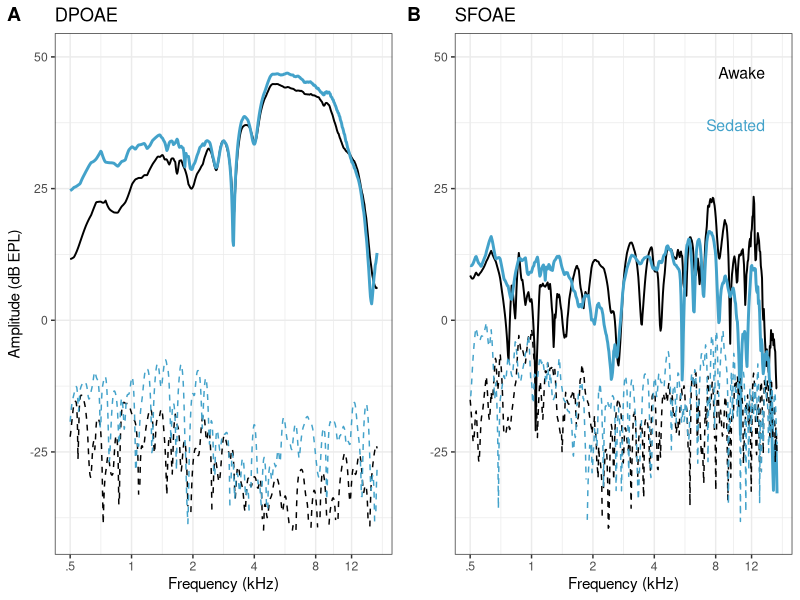
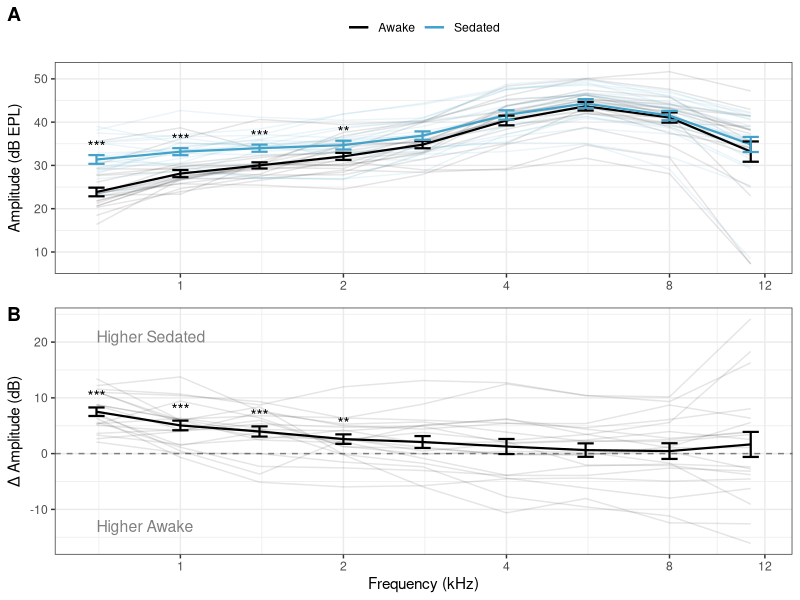
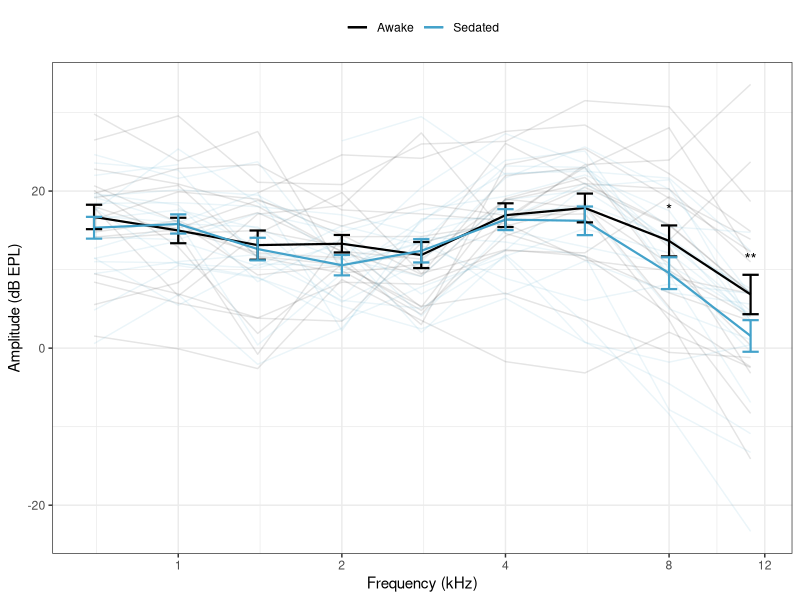
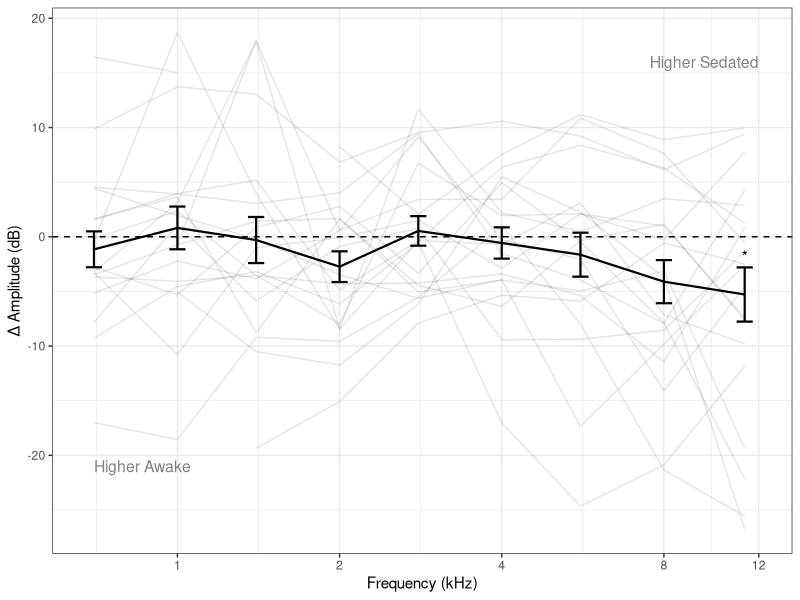
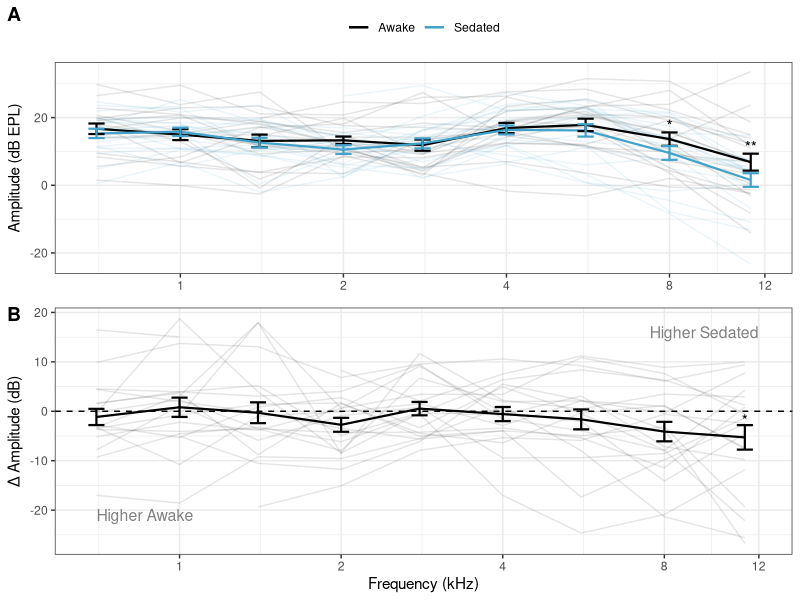
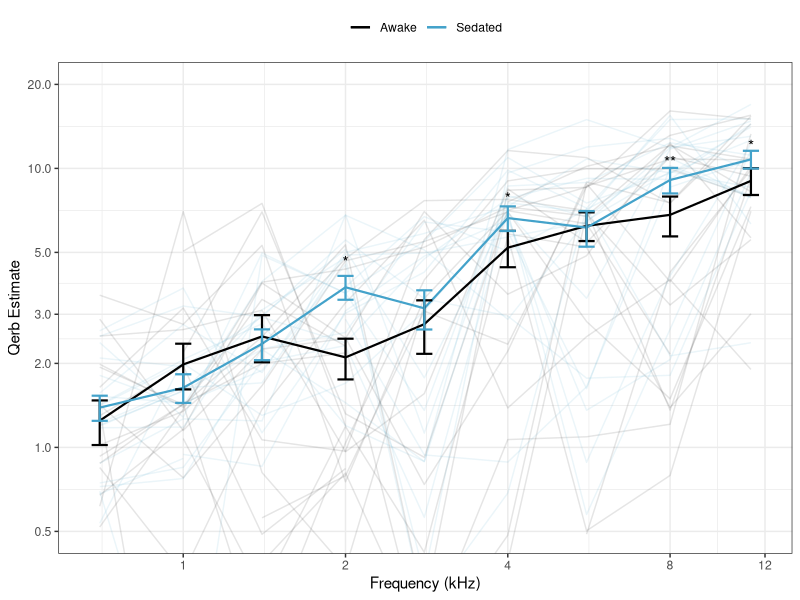
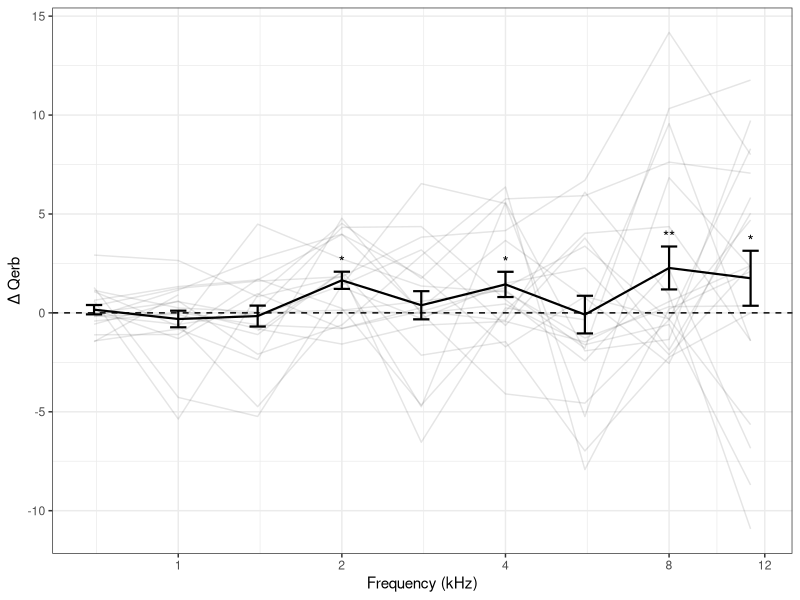
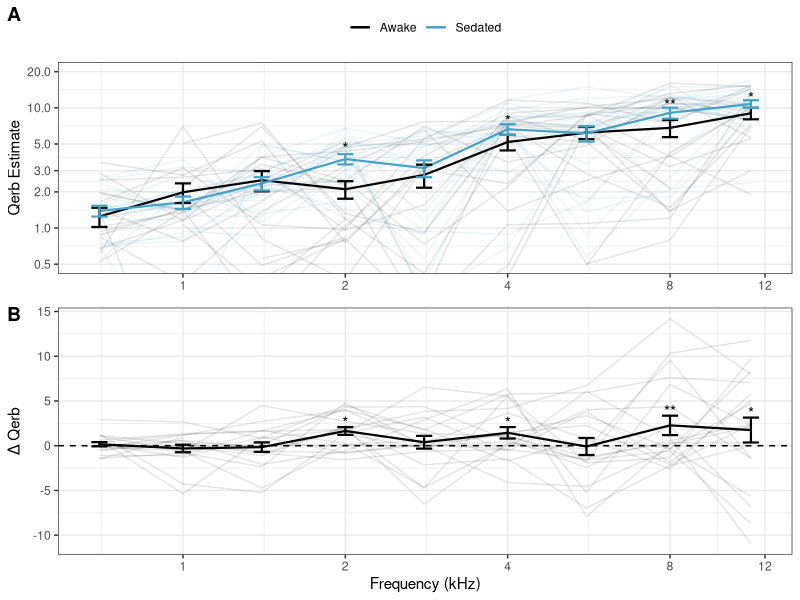

Write the R code that produced these figures, in order.
# Code for Statistical analysis and Plots from 
# Hauser et al., 2025

# Load Packages -----------------------------------------------------------
library(tidyverse)
library(ggplot2)
library(lme4)
library(car)
library(emmeans)
library(ggpubr)

# Load Data ---------------------------------------------------------------
sfoae <- read_csv("sfoae_data.csv")
dpoae <- read_csv("dpoae_data.csv")

oae <- inner_join(sfoae, dpoae, by = c("Subject", "Sedated", "freq", "Sex"))

oneChin <- read_csv("./singleChin.csv")

# Set up data structure ---------------------------------------------------

oae$freqFactor <- as.ordered(as.factor(oae$freq))
oae$Sedated <- as.factor(oae$Sedated)
oae <- rename(oae, amp_sf = amp.x, amp_dp = amp.y)
oae$Sex <- as.factor(oae$Sex)
oae$Subject <- as.factor(oae$Subject)

# Stats -------------------------------------------------------------------

mod_dp <- lmer(amp_dp ~ freqFactor * Sedated + (1|Subject), data = oae)
mod_sf <- lmer(amp_sf ~ freqFactor * Sedated + (1|Subject), data = oae)
mod_qerb <- lmer(qerb ~ freqFactor * Sedated + (1|Subject), data = oae)

Anova(mod_dp, test.statistic = 'F')
Anova(mod_sf, test.statistic = 'F')
Anova(mod_qerb, test.statistic = 'F')

em_dp <- emmeans(mod_dp, ~  Sedated | freqFactor)
stats_dp <- as.data.frame(pairs(em_dp))

em_sf <- emmeans(mod_sf, ~  Sedated | freqFactor)
stats_sf <- as.data.frame(pairs(em_sf))

em_qerb <- emmeans(mod_qerb, ~  Sedated | freqFactor)
stats_q <- as.data.frame(pairs(em_qerb))

# Figure 1: Single Chin ---------------------------------------------------

lw <- 1
col_sed <- '#43a2ca'
lt <- 'dashed'

## Make Fig. 1A
oneChinDP <- 
  ggplot(data = oneChin) + 
  geom_line(aes(x = freq, y = A_dpOAE), linewidth = lw/1.5) + 
  geom_line(aes(x = freq, y = S_dpOAE), linewidth = lw, color = col_sed) + 
  geom_line(aes(x = freq, y = A_dpNF), linewidth = lw/2, linetype = lt) + 
  geom_line(aes(x = freq, y = S_dpNF), linewidth = lw/2, color = col_sed, linetype = lt) +
  xlab("Frequency (kHz)") + 
  ylab("Amplitude (dB EPL)") +
  ylim(-40, 50) +
  ggtitle("DPOAE") +
  scale_x_continuous(trans = 'log10', 
                     breaks = c( .5, 1, 2, 4, 8, 12),  
                     labels = c(".5", "1", "2", "4", "8", "12")) +  
  theme_bw() + 
  theme(text = element_text(size = 11, family = "sans"), 
        legend.position = "top", legend.title = element_blank()) 

## Make Fig 1B
oneChinSF <- 
  ggplot(data = oneChin) + 
  geom_line(aes(x = freq, y = A_sfOAE), linewidth = lw/1.5) + 
  geom_line(aes(x = freq, y = S_sfOAE), linewidth = lw, color = col_sed) + 
  geom_line(aes(x = freq, y = A_sfNF), linewidth = lw/2, linetype = lt) + 
  geom_line(aes(x = freq, y = S_sfNF), linewidth = lw/2, color = col_sed, linetype = lt) +
  xlab("Frequency (kHz)") + 
  ylab("Amplitude (dB EPL)") +
  ylim(-40, 50) +
  ggtitle("SFOAE") +
  scale_x_continuous(trans = 'log10', 
                     breaks = c( .5, 1, 2, 4, 8, 12),  
                     labels = c(".5", "1", "2", "4", "8", "12")) +  
  annotate("text", x = 14, y = 47, label = "Awake", size = 4, hjust = "right", 
           color = "#000000", family = "sans") +   
  annotate("text", x = 14, y = 37, label = "Sedated", size = 4, hjust = "right", 
           color = col_sed, family = "sans") + 
  theme_bw() + 
  theme(text = element_text(size = 11,  family = "sans"), 
        legend.position = "top") 

ggarrange(oneChinDP , oneChinSF+ rremove("ylab"), 
          labels = c("A", "B"),
          ncol = 2, nrow = 1, 
          align = 'v', 
          common.legend = TRUE )

## Print Figure
ggsave("./figs/fig1.tiff",
       plot = last_plot(),
       width = 170,
       height = 60,
       units = "mm",
       dpi = 600)

# Figure 2: DPOAE Awake vs Sedated -------------------------------------------------

## Get averaged response
dpoae_sum <- oae %>% group_by(Sedated, freq) %>% 
  summarise(avg = mean(amp_dp, na.rm=T), 
            std = sd(amp_dp, na.rm=T), 
            n = n(), 
            sem = std/sqrt(n))

## Get stars for p-values
p_values <- stats_dp %>% 
  mutate(
    significance = case_when(
      p.value < 0.001 ~ "***",
      p.value < 0.01 ~ "**",
      p.value < 0.05 ~ "*",
      TRUE ~ "" # not significant
    )
  )

## Plot Fig. 2A
Fig2a_DP <- 
  ggplot(
    data = oae) +
  geom_line(size = .5, alpha = .1, 
            aes(x = freq, y=amp_dp, color = Sedated,
                group = interaction(Subject, Sedated) )) +
  xlab("Frequency (kHz)") + 
  ylab("Amplitude (dB EPL)") +
  geom_line(size = .75, data = dpoae_sum, aes(x = freq, y = avg, color = Sedated)) +
  geom_errorbar(data = dpoae_sum, 
                aes(x = freq, ymax=avg+sem, ymin=avg-sem, color = Sedated), 
                width = .03, size = .75 )+
  scale_x_continuous(trans = 'log10', 
                     breaks = c( .5, 1, 2, 4, 8, 12),  
                     labels = c(".5", "1", "2", "4", "8", "12")) +  
  scale_color_manual(values = c("Awake" = "black", "Sedated" = col_sed),
                     labels = c("Awake", "Sedated"), 
                     "Status") + 
  theme_bw() + 
  theme(text = element_text(size = 11, family = "sans"), 
        legend.position = "top", legend.title = element_blank()) +
  geom_text(data = (dpoae_sum %>% filter(Sedated == "Sedated")), 
            aes(x = freq, y = avg + sem + 2,
                label = p_values$significance), 
            size = 4) 

## Now look at difference data for Fig 2B
dpoae_diff <- oae %>% 
  group_by(Subject, freq) %>% 
  summarize(Difference = amp_dp[Sedated == "Sedated"] - amp_dp[Sedated == "Awake"])

dpoae_diff_sum <- dpoae_diff %>% group_by(freq) %>% 
  summarise(avg = mean(Difference, na.rm=T), 
            std = sd(Difference, na.rm=T), 
            n = n(), 
            sem = std/sqrt(n))

## Get stars 
p_values <- dpoae_diff %>%
  group_by(freq) %>%
  summarize(p_value = t.test(x = Difference)$p.value) %>%
  mutate(
    significance = case_when(
      p_value < 0.001 ~ "***",
      p_value < 0.01 ~ "**",
      p_value < 0.05 ~ "*",
      TRUE ~ "" # not significant
    )
  )

## Add p-values to the summary data table. 
dpoae_diff_sum <- 
  left_join(dpoae_diff_sum, p_values, by = join_by(freq))

Fig2b_DP <- 
  ggplot(
    data = dpoae_diff) +
  geom_hline(yintercept = 0, linetype = 'dashed', color = "#808080")+
  geom_line(size = .5, alpha = .1, 
            aes(x = freq, y=Difference,
                group = Subject )) +
  xlab("Frequency (kHz)") + 
  ylab("\u0394 Amplitude (dB)") +
  geom_line(size = .75, data = dpoae_diff_sum, aes(x = freq, y = avg)) +
  geom_errorbar(data = dpoae_diff_sum, 
                aes(x = freq, ymax=avg+sem, ymin=avg-sem), 
                width = .03, size = .75 )+
  scale_x_continuous(trans = 'log10', 
                     breaks = c( .5, 1, 2, 4, 8, 12),  
                     labels = c(".5", "1", "2", "4", "8", "12")) +  
  annotate("text", x = .7, y = 21, label = "Higher Sedated", size = 4, hjust = "left", 
           color = "#808080", family = "sans") + 
  annotate("text", x = .7, y = -13, label = "Higher Awake", size = 4, hjust = "left", 
           color = "#808080", family = "sans") + 
  geom_text(data = dpoae_diff_sum , 
            aes(x = freq, y = avg + sem + 2,
                label = significance), 
            size = 4) + 
  theme_bw() + 
  theme(text = element_text(size = 11, family = "sans"), 
        legend.position = "top", legend.title = element_blank()) 

## Combine Figures
ggarrange(Fig2a_DP + rremove("xlab"), Fig2b_DP, 
          labels = c("A", "B"),
          ncol = 1, nrow = 2, 
          align = 'v', 
          font.label = list(family = "sans"))

## Save Figure
ggsave("./figs/fig2.tiff",
       plot = last_plot(),
       width = 84,
       height = 100,
       units = "mm",
       dpi = 600)

# Figure 3: SFOAE Awake vs Sedated --------------------------------------------------------

# Get averaged response
sfoae_sum <- oae %>% group_by(Sedated, freq) %>% 
  summarise(avg = mean(amp_sf, na.rm=T), 
            std = sd(amp_sf, na.rm=T), 
            n = n(), 
            sem = std/sqrt(n))

# Calculate p-values for each frequency (example using t-test)
p_values <- stats_sf %>% 
  mutate(
    significance = case_when(
      p.value < 0.001 ~ "***",
      p.value < 0.01 ~ "**",
      p.value < 0.05 ~ "*",
      TRUE ~ "" # not significant
    )
  )


Fig2a_SF <- 
  ggplot(
    data = oae) +
  geom_line(size = .5, alpha = .1, 
            aes(x = freq, y=amp_sf, color = Sedated,
                group = interaction(Subject, Sedated) )) +
  xlab("Frequency (kHz)") + 
  ylab("Amplitude (dB EPL)") +
  geom_line(size = .75, data = sfoae_sum, aes(x = freq, y = avg, color = Sedated)) +
  geom_errorbar(data = sfoae_sum, 
                aes(x = freq, ymax=avg+sem, ymin=avg-sem, color = Sedated), 
                width = .03, size = .75 )+
  scale_x_continuous(trans = 'log10', 
                     breaks = c( .5, 1, 2, 4, 8, 12),  
                     labels = c(".5", "1", "2", "4", "8", "12")) +  
  scale_color_manual(values = c("Awake" = "black", "Sedated" = col_sed),
                     labels = c("Awake", "Sedated"), 
                     "Status") + 
  geom_text(data = (sfoae_sum %>% filter(Sedated == "Awake")), 
            aes(x = freq, y = avg + sem + 2,
                label = p_values$significance), 
            size = 4) + 
  theme_bw() + 
  theme(text = element_text(size = 11, family = "sans"), 
        legend.position = "top", legend.title = element_blank()) 


Fig2a_SF

# Now look at difference data for Fig 1B
sfoae_diff <- oae %>% group_by(Subject, freq) %>% 
  summarize(Difference = amp_sf[Sedated == "Sedated"] - amp_sf[Sedated == "Awake"])

# Get averaged response
sfoae_diff_sum <- sfoae_diff %>% group_by(freq) %>% 
  summarise(avg = mean(Difference, na.rm=T), 
            std = sd(Difference, na.rm=T), 
            n = n(), 
            sem = std/sqrt(n))

# Calculate p-values for each frequency (example using t-test)
p_values2 <- sfoae_diff %>%
  group_by(freq) %>%
  summarize(p_value = t.test(x = Difference)$p.value) %>%
  mutate(
    significance = case_when(
      p_value < 0.001 ~ "***",
      p_value < 0.01 ~ "**",
      p_value < 0.05 ~ "*",
      TRUE ~ "" # not significant
    )
  )
# Add p-values to the summary data table. 
sfoae_diff_sum <- 
  left_join(sfoae_diff_sum, p_values2, by = join_by(freq))

Fig2b_SF <- 
  ggplot(
    data = sfoae_diff) +
  geom_hline(yintercept = 0, linetype = 'dashed')+
  geom_line(size = .5, alpha = .1, 
            aes(x = freq, y=Difference,
                group = Subject )) +
  xlab("Frequency (kHz)") + 
  ylab("\u0394 Amplitude (dB)") +
  geom_line(size = .75, data = sfoae_diff_sum, aes(x = freq, y = avg)) +
  geom_errorbar(data = sfoae_diff_sum, 
                aes(x = freq, ymax=avg+sem, ymin=avg-sem), 
                width = .03, size = .75 )+
  scale_x_continuous(trans = 'log10', 
                     breaks = c( .5, 1, 2, 4, 8, 12),  
                     labels = c(".5", "1", "2", "4", "8", "12")) +  
  annotate("text", x = 12, y = 16, label = "Higher Sedated", size = 4, hjust = "right", 
           color = "#808080", family = "sans") + 
  annotate("text", x = .7, y = -21, label = "Higher Awake", size = 4, hjust = "left", 
           color = "#808080", family = "sans") + 
  geom_text(data = sfoae_diff_sum , 
            aes(x = freq, y = avg + sem + 1,
                label = significance), 
            size = 4) + 
  theme_bw() + 
  theme(text = element_text(size = 11, family = "sans"), 
        legend.position = "top", legend.title = element_blank()) 

Fig2b_SF

ggarrange(Fig2a_SF + rremove("xlab"), Fig2b_SF, 
          labels = c("A", "B"),
          ncol = 1, nrow = 2, 
          align = 'v', 
          font.label = list(family = "sans"))


ggsave("./figs/fig3.tiff",
       plot = last_plot(),
       width = 84,
       height = 100,
       units = "mm",
       dpi = 600)


# Figure 4: Qerb --------------------------------------------------------------


# Get averaged response
sfoae_sum <- oae %>% group_by(Sedated, freq) %>% 
  summarise(avg = mean(qerb, na.rm=T), 
            std = sd(qerb, na.rm=T), 
            n = n(), 
            sem = std/sqrt(n))

# Calculate p-values for each frequency (example using t-test)
p_values <- stats_q %>% 
  mutate(
    significance = case_when(
      p.value/2 < 0.001 ~ "***",
      p.value/2 < 0.01 ~ "**",
      p.value/2 < 0.05 ~ "*",
      TRUE ~ "" # not significant
    )
  )


Fig3a_Qerb <- 
  ggplot(
    data = oae) +
  geom_line(size = .5, alpha = .1, 
            aes(x = freq, y=qerb, color = Sedated,
                group = interaction(Subject, Sedated) )) +
  xlab("Frequency (kHz)") + 
  ylab("Qerb Estimate") +
  geom_line(size = .75, data = sfoae_sum, aes(x = freq, y = avg, color = Sedated)) +
  geom_errorbar(data = sfoae_sum, 
                aes(x = freq, ymax=avg+sem, ymin=avg-sem, color = Sedated), 
                width = .03, size = .75 )+
  scale_x_continuous(trans = 'log10', 
                     breaks = c( .5, 1, 2, 4, 8, 12),  
                     labels = c(".5", "1", "2", "4", "8", "12")) +  
  scale_y_continuous(trans = 'log10', 
                     breaks = c(.5, 1, 2, 3, 5, 10, 20)) +
  coord_cartesian(ylim = c(.5,20))+
  scale_color_manual(values = c("Awake" = "black", "Sedated" = col_sed),
                     labels = c("Awake", "Sedated"), 
                     "Status") + 
  geom_text(data = (sfoae_sum %>% filter(Sedated == "Sedated")), 
            aes(x = freq, y = avg + sem + .5,
                label = p_values$significance), 
            size = 4) + # Adjust size as needed
  theme_bw() + 
  theme(text = element_text(size = 11, family = "sans"), 
        legend.position = "top", legend.title = element_blank()) 

Fig3a_Qerb

# Now look at difference data for Fig 1B
sfoae_diff <- oae %>% group_by(Subject, freq) %>% 
  summarize(Difference = qerb[Sedated == "Sedated"] - qerb[Sedated == "Awake"])

# Get averaged response
sfoae_diff_sum2 <- sfoae_diff %>% group_by( freq) %>% 
  summarise(avg = mean(Difference, na.rm=T), 
            std = sd(Difference, na.rm=T), 
            n = n(), 
            sem = std/sqrt(n))

# Plot Fig 3B
Fig3b_Qerb <- 
  ggplot(
    data = sfoae_diff) +
  geom_hline(yintercept = 0, linetype = 'dashed')+
  geom_line(size = .5, alpha = .1, 
            aes(x = freq, y=Difference,
                group = Subject )) +
  xlab("Frequency (kHz)") + 
  ylab("\u0394 Qerb") +
  geom_line(size = .75, data = sfoae_diff_sum2, aes(x = freq, y = avg)) +
  geom_errorbar(data = sfoae_diff_sum2, 
                aes(x = freq, ymax=avg+sem, ymin=avg-sem), 
                width = .03, size = .75 )+
  geom_text(data = (sfoae_diff_sum2), 
            aes(x = freq, y = avg + sem + .5,
                label = p_values$significance), 
            size = 4) + # Adjust size as needed
  scale_x_continuous(trans = 'log10', 
                     breaks = c( .5, 1, 2, 4, 8, 12),  
                     labels = c(".5", "1", "2", "4", "8", "12")) +  
  theme_bw() + 
  theme(text = element_text(size = 11, family = "sans"), 
        legend.position = "top", legend.title = element_blank()) 

Fig3b_Qerb

# Combine into one figure
ggarrange(Fig3a_Qerb + rremove("xlab"), Fig3b_Qerb, 
          labels = c("A", "B"),
          ncol = 1, nrow = 2, 
          align = 'v', 
          font.label = list(family = "sans"))

ggsave("./figs/fig4.tiff",
       plot = last_plot(),
       width = 84,
       height = 100,
       units = "mm",
       dpi = 600)



# Figure 5: Effect of Sex -----------------------------------------------------------

# Now look at difference data for Fig 1B
sfoae_diff <- oae %>% group_by(Subject, freq, Sex) %>% 
  summarize(Difference = amp_dp[Sedated == "Sedated"] - amp_dp[Sedated == "Awake"])
sfoae_diff$freq <- as.numeric(as.character(sfoae_diff$freq))

# Get averaged response
sfoae_diff_sum <- sfoae_diff %>% group_by(freq, Sex) %>% 
  summarise(avg = mean(Difference, na.rm=T), 
            std = sd(Difference, na.rm=T), 
            n = n(), 
            sem = std/sqrt(n))

Fig5a <- 
  ggplot(
    data = sfoae_diff) +
  geom_hline(yintercept = 0, linetype = 'dashed')+
  geom_line(size = .5, alpha = .2, 
            aes(x = freq, y=Difference,
                group = Subject, color = Sex)) +
  xlab("") + 
  ylab("\u0394 DPOAE Amp.") +
  geom_line(size = .75, data = sfoae_diff_sum, aes(x = freq, y = avg, color = Sex)) +
  geom_errorbar(data = sfoae_diff_sum, 
                aes(x = freq, ymax=avg+sem, ymin=avg-sem, color = Sex), 
                width = .03, size = .75 )+
  scale_x_continuous(trans = 'log10', 
                     breaks = c( .5, 1, 2, 4, 8, 12),  
                     labels = c(".5", "1", "2", "4", "8", "12")) +  
  annotate("text", x = .7, y = 24, label = "Higher Sedated", size = 3, hjust = "left", 
           color = "#808080", family = "sans") + 
  annotate("text", x = .7, y = -21, label = "Higher Awake", size =3, hjust = "left", 
           color = "#808080", family = "sans") + 
  theme_bw() + 
  theme(text = element_text(size = 11, family = "sans"), 
        legend.position = "top", legend.title = element_blank()) 
Fig5a

# Now look at difference data for Fig 1B
sfoae_diff <- oae %>% group_by(Subject, freq, Sex) %>% 
  summarize(Difference = amp_sf[Sedated == "Sedated"] - amp_sf[Sedated == "Awake"])
sfoae_diff$freq <- as.numeric(as.character(sfoae_diff$freq))

# Get averaged response
sfoae_diff_sum <- sfoae_diff %>% group_by(freq, Sex) %>% 
  summarise(avg = mean(Difference, na.rm=T), 
            std = sd(Difference, na.rm=T), 
            n = n(), 
            sem = std/sqrt(n))

Fig5b <- 
  ggplot(
    data = sfoae_diff) +
  geom_hline(yintercept = 0, linetype = 'dashed')+
  geom_line(size = .5, alpha = .2, 
            aes(x = freq, y=Difference,
                group = Subject, color = Sex)) +
  xlab("") + 
  ylab("\u0394 SFOAE Amp.") +
  geom_line(size = .75, data = sfoae_diff_sum, aes(x = freq, y = avg, color = Sex)) +
  geom_errorbar(data = sfoae_diff_sum, 
                aes(x = freq, ymax=avg+sem, ymin=avg-sem, color = Sex), 
                width = .03, size = .75 )+
  scale_x_continuous(trans = 'log10', 
                     breaks = c( .5, 1, 2, 4, 8, 12),  
                     labels = c(".5", "1", "2", "4", "8", "12")) +  
  annotate("text", x = .7, y = 24, label = "Higher Sedated", size = 3, hjust = "left", 
           color = "#808080", family = "sans") + 
  annotate("text", x = .7, y = -26, label = "Higher Awake", size = 3, hjust = "left", 
           color = "#808080", family = "sans") + 
  theme_bw() + 
  theme(text = element_text(size = 11, family = "sans"), 
        legend.position = "top", legend.title = element_blank()) 
Fig5b


# Now look at difference data for Fig 1B
sfoae_diff <- oae %>% group_by(Subject, freq, Sex) %>% 
  summarize(Difference = qerb[Sedated == "Sedated"] - qerb[Sedated == "Awake"])
sfoae_diff$freq <- as.numeric(as.character(sfoae_diff$freq))

# Get averaged response
sfoae_diff_sum <- sfoae_diff %>% group_by(freq, Sex) %>% 
  summarise(avg = mean(Difference, na.rm=T), 
            std = sd(Difference, na.rm=T), 
            n = n(), 
            sem = std/sqrt(n))

Fig5c <- 
  ggplot(
    data = sfoae_diff) +
  geom_hline(yintercept = 0, linetype = 'dashed')+
  geom_line(size = .5, alpha = .2, 
            aes(x = freq, y=Difference,
                group = Subject, color = Sex)) +
  xlab("Frequency (kHz)") + 
  ylab("\u0394 Qerb") +
  geom_line(size = .75, data = sfoae_diff_sum, aes(x = freq, y = avg, color = Sex)) +
  geom_errorbar(data = sfoae_diff_sum, 
                aes(x = freq, ymax=avg+sem, ymin=avg-sem, color = Sex), 
                width = .03, size = .75 )+
  scale_x_continuous(trans = 'log10', 
                     breaks = c( .5, 1, 2, 4, 8, 12),  
                     labels = c(".5", "1", "2", "4", "8", "12")) +  
  annotate("text", x = .7, y = 14, label = "Higher Sedated", size = 3, hjust = "left", 
           color = "#808080", family = "sans") + 
  annotate("text", x = .7, y = -10.5, label = "Higher Awake", size = 3, hjust = "left", 
           color = "#808080", family = "sans") + 
  theme_bw() + 
  theme(text = element_text(size = 11, family = "sans"), 
        legend.position = "top", legend.title = element_blank()) 
Fig5c


ggarrange(Fig5a, Fig5b, Fig5c, 
          labels = c("A", "B", "C"),
          vjust = 0,
          ncol = 1, 
          nrow = 3, 
          common.legend = TRUE, 
          legend = "top", 
          font.label = list(family = "sans"))


ggsave("./figs/fig5.tiff",
       plot = last_plot(),
       width = 84,
       height = 150,
       units = "mm",
       dpi = 600)

mod_dpS <- lmer(amp_dp ~ freq * Sedated +  Sedated:Sex + Sex +  (1|Subject), data = oae)
mod_sfS<- lmer(amp_sf ~ freq * Sedated  +  Sedated:Sex +Sex + (1|Subject), data = oae)
mod_qerbS <- lmer(qerb ~ freq * Sedated  +  Sedated:Sex + Sex + (1|Subject), data = oae)

Anova(mod_dpS, test.statistic = 'F')
Anova(mod_sfS, test.statistic = 'F')
Anova(mod_qerbS, test.statistic = 'F')



# Figure 6: Time Under Sedation -------------------------------------------
Q443 <- read_csv("./Q443_TimePoints.csv")

Q443_Q <- read_csv("./Q443_Qerb_TimePoints.csv")

lw <- 1
col_sed <- c('#d7191c', '#fdae61', '#abdda4', '#2b83ba')
lt <- 'dashed'

DP443 <-ggplot(data = Q443) + 
  geom_line(aes(x = freq, y = Awake_DP), linewidth = lw) + 
  geom_line(aes(x = freq, y = Sed_DP_11.36), linewidth = lw, color = col_sed[1]) + 
  geom_line(aes(x = freq, y = Sed_DP_12.15), linewidth = lw, color = col_sed[2]) +
  geom_line(aes(x = freq, y = Sed_DP_12.53), linewidth = lw, color = col_sed[3]) +
  geom_line(aes(x = freq, y = Sed_DP_13.13), linewidth = lw, color = col_sed[4]) +
  geom_line(aes(x = freq, y = Awake_NFd), linewidth = lw, linetype = lt) + 
  geom_line(aes(x = freq, y = Sed_NF_11.36), linewidth = lw, color = col_sed[1], linetype = lt) +
  geom_line(aes(x = freq, y = Sed_NF_12.15), linewidth = lw, color = col_sed[2], linetype = lt) +
  geom_line(aes(x = freq, y = Sed_NF_12.53), linewidth = lw, color = col_sed[3], linetype = lt) +
  geom_line(aes(x = freq, y = Sed_NF_13.13), linewidth = lw, color = col_sed[4], linetype = lt) +
  xlab("Frequency (kHz)") + 
  ylab("DP Amp. (dB EPL)") +
  ylim(-40, 45) +
  scale_x_continuous(trans = 'log10', 
                     breaks = c( .5, 1, 2, 4, 8, 16),  
                     labels = c(".5", "1", "2", "4", "8", "16")) +  
  theme_bw() + 
  theme(text = element_text(size = 11, family = "sans"), 
        legend.position = "top", legend.title = element_blank()) 


SF443 <- ggplot(data = Q443) + 
  geom_line(aes(x = freq, y = Awake_SF), linewidth = lw) + 
  geom_line(aes(x = freq, y = Sed_SF_11.43), linewidth = lw, color = col_sed[1]) + 
  geom_line(aes(x = freq, y = Sed_SF_12.23), linewidth = lw, color = col_sed[2]) +
  geom_line(aes(x = freq, y = Sed_SF_13.02), linewidth = lw, color = col_sed[3]) +
  geom_line(aes(x = freq, y = Sed_SF_13.39), linewidth = lw, color = col_sed[4]) +
  geom_line(aes(x = freq, y = Awake_NFd), linewidth = lw, linetype = lt) + 
  geom_line(aes(x = freq, y = Sed_NF_11.43), linewidth = lw, color = col_sed[1], linetype = lt) +
  geom_line(aes(x = freq, y = Sed_NF_12.23), linewidth = lw, color = col_sed[2], linetype = lt) +
  geom_line(aes(x = freq, y = Sed_NF_13.02), linewidth = lw, color = col_sed[3], linetype = lt) +
  geom_line(aes(x = freq, y = Sed_NF_13.39), linewidth = lw, color = col_sed[4], linetype = lt) +
  
  annotate("text", x = 7.75, y = 44, label = "Awake", color = "black", hjust = "center", family = "sans") + 
  annotate("text", x = 7.75, y = 35, label = "20 min.", color = col_sed[1], hjust = "center", family = "sans") + 
  annotate("text", x = 7.75, y = 26, label = "60 min.", color = col_sed[2], hjust = "center", family = "sans") + 
  annotate("text", x = 7.75, y = 17, label = "100 min.", color = col_sed[3], hjust = "center", family = "sans") + 
  annotate("text", x = 7.75, y = 8, label = "120 min.", color = col_sed[4], hjust = "center", family = "sans") + 
  
  xlab("Frequency (kHz)") + 
  ylab("SF Amp. (dB EPL)") +
  ylim(-40, 45) +
  scale_x_continuous(trans = 'log10', 
                     breaks = c( .5, 1, 2, 4, 8, 16),  
                     labels = c(".5", "1", "2", "4", "8", "16")) +  
  theme_bw() + 
  theme(text = element_text(size = 11, family = "sans"), 
        legend.position = "top", legend.title = element_blank()) 


phase443 <- ggplot(data = Q443) + 
  geom_line(aes(x = freq, y = Awake_phase), linewidth = lw) + 
  geom_line(aes(x = freq, y = Sed_phase_11.43), linewidth = lw, color = col_sed[1]) + 
  geom_line(aes(x = freq, y = Sed_phase_12.23), linewidth = lw, color = col_sed[2]) +
  geom_line(aes(x = freq, y = Sed_phase_13.02), linewidth = lw, color = col_sed[3]) +
  geom_line(aes(x = freq, y = Sed_phase_13.39), linewidth = lw, color = col_sed[4]) +
  xlab("Frequency (kHz)") + 
  ylab("Phase (cycles)") +
  coord_cartesian( ylim = c(-16, 0) )+
  scale_x_continuous(trans = 'log10', 
                     breaks = c( .5, 1, 2, 4, 8, 16),  
                     labels = c(".5", "1", "2", "4", "8", "16")) +  
  theme_bw() + 
  theme(text = element_text(size = 11, family = "sans"), 
        legend.position = "top", legend.title = element_blank()) 

phase443

Qfig443 <- ggplot(data = Q443_Q) + 
  geom_line(aes(x = freq, y = Awake_Q), linewidth = lw) + 
  geom_line(aes(x = freq, y = Sed_Q_11.43), linewidth = lw, color = col_sed[1]) + 
  geom_line(aes(x = freq, y = Sed_Q_12.23), linewidth = lw, color = col_sed[2]) +
  geom_line(aes(x = freq, y = Sed_Q_13.02), linewidth = lw, color = col_sed[3]) +
  geom_line(aes(x = freq, y = Sed_Q_13.39), linewidth = lw, color = col_sed[4]) +
  xlab("Frequency (kHz)") + 
  ylab("Qerb") +
  ylim(0, 20) +
  coord_cartesian(xlim = c(.5,16)) +
  scale_x_continuous(trans = 'log10', 
                     breaks = c( .5, 1, 2, 4, 8, 16),  
                     labels = c(".5", "1", "2", "4", "8", "16")) +  
  annotate("text", x = .75, y = 18, label = "Awake", color = "black", hjust = "center", family = "sans") + 
  annotate("text", x = .75, y = 16, label = "20 min.", color = col_sed[1], hjust = "center", family = "sans") + 
  annotate("text", x = .75, y = 14, label = "60 min.", color = col_sed[2], hjust = "center", family = "sans") + 
  annotate("text", x = .75, y = 12, label = "100 min.", color = col_sed[3], hjust = "center", family = "sans") + 
  annotate("text", x = .75, y = 10, label = "120 min.", color = col_sed[4], hjust = "center", family = "sans") + 
  theme_bw() + 
  theme(text = element_text(size = 11, family = "sans"), 
        legend.position = "top", legend.title = element_blank()) 

Qfig443

top_row <- ggarrange(DP443, SF443, 
                     ncol = 1, nrow = 2, 
                     labels = c("A", "B"),
                     font.label = list(family = "sans"))
top_row
ggsave("./figs/fig6.tiff",
       plot = last_plot(),
       width = 84,
       height = 100,
       units = "mm",
       dpi = 600)

ggarrange(phase443, Qfig443, 
          labels = c("A", "B"),
          ncol = 1, 
          nrow = 2, 
          align = "hv", 
          font.label = list(family = "sans"))

ggsave("./figs/fig7.tiff",
       plot = last_plot(),
       width = 84,
       height = 100,
       units = "mm",
       dpi = 600)
